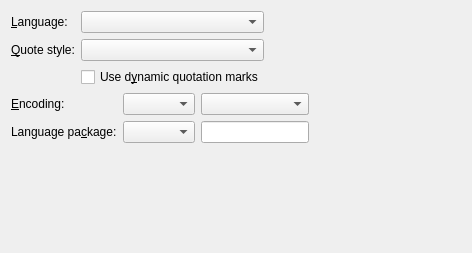
<?xml version="1.0" encoding="UTF-8"?>
<ui version="4.0">
 <class>LanguageUi</class>
 <widget class="QWidget" name="LanguageUi">
  <property name="geometry">
   <rect>
    <x>0</x>
    <y>0</y>
    <width>472</width>
    <height>253</height>
   </rect>
  </property>
  <property name="windowTitle">
   <string/>
  </property>
  <layout class="QGridLayout" name="gridLayout_3">
   <item row="0" column="0">
    <layout class="QGridLayout" name="gridLayout_2">
     <item row="0" column="0">
      <widget class="QLabel" name="languageL">
       <property name="text">
        <string>&amp;Language:</string>
       </property>
       <property name="buddy">
        <cstring>languageCO</cstring>
       </property>
      </widget>
     </item>
     <item row="0" column="1">
      <widget class="QComboBox" name="languageCO">
       <property name="maxVisibleItems">
        <number>20</number>
       </property>
      </widget>
     </item>
     <item row="1" column="0">
      <widget class="QLabel" name="typeL">
       <property name="text">
        <string>&amp;Quote style:</string>
       </property>
       <property name="buddy">
        <cstring>quoteStyleCO</cstring>
       </property>
      </widget>
     </item>
     <item row="1" column="1">
      <widget class="QComboBox" name="quoteStyleCO">
       <property name="toolTip">
        <string>Select the default quotation marks style</string>
       </property>
      </widget>
     </item>
     <item row="2" column="0">
      <layout class="QHBoxLayout" name="horizontalLayout"/>
     </item>
     <item row="2" column="1">
      <widget class="QCheckBox" name="dynamicQuotesCB">
       <property name="toolTip">
        <string>Output quotation marks that automatically adapt to the style selected above. If this is not selected, the quotation marks will stick with the style they have been inserted with.</string>
       </property>
       <property name="text">
        <string>Use d&amp;ynamic quotation marks</string>
       </property>
      </widget>
     </item>
    </layout>
   </item>
   <item row="0" column="1" colspan="2">
    <spacer>
     <property name="orientation">
      <enum>Qt::Horizontal</enum>
     </property>
     <property name="sizeType">
      <enum>QSizePolicy::MinimumExpanding</enum>
     </property>
     <property name="sizeHint" stdset="0">
      <size>
       <width>0</width>
       <height>23</height>
      </size>
     </property>
    </spacer>
   </item>
   <item row="1" column="0" colspan="2">
    <layout class="QGridLayout" name="gridLayout">
     <item row="0" column="0">
      <widget class="QLabel" name="encodingLA">
       <property name="text">
        <string>&amp;Encoding:</string>
       </property>
       <property name="buddy">
        <cstring>encodingCO</cstring>
       </property>
      </widget>
     </item>
     <item row="0" column="1">
      <widget class="QComboBox" name="encodingCO">
       <property name="enabled">
        <bool>true</bool>
       </property>
       <property name="toolTip">
        <string>Select encoding of the generated LaTeX source (LaTeX input encoding).</string>
       </property>
       <property name="duplicatesEnabled">
        <bool>false</bool>
       </property>
      </widget>
     </item>
     <item row="0" column="2">
      <widget class="QComboBox" name="unicodeEncodingCO">
       <property name="visible">
        <bool>true</bool>
       </property>
       <property name="toolTip">
        <string>Select Unicode encoding variant.</string>
       </property>
      </widget>
     </item>
     <item row="0" column="2">
      <widget class="QComboBox" name="autoEncodingCO">
       <property name="enabled">
        <bool>false</bool>
       </property>
       <property name="toolTip">
        <string>Specify whether to load the 'inputenc' package.</string>
       </property>
      </widget>
     </item>
     <item row="0" column="2">
      <widget class="QComboBox" name="customEncodingCO">
       <property name="visible">
        <bool>false</bool>
       </property>
       <property name="toolTip">
        <string>Select custom encoding.</string>
       </property>
      </widget>
     </item>
     <item row="3" column="0">
      <widget class="QLabel" name="languagePackageLA">
       <property name="text">
        <string>Language pa&amp;ckage:</string>
       </property>
       <property name="buddy">
        <cstring>languagePackageCO</cstring>
       </property>
      </widget>
     </item>
     <item row="3" column="1">
      <widget class="QComboBox" name="languagePackageCO">
       <property name="toolTip">
        <string>Select which language package LyX should use</string>
       </property>
      </widget>
     </item>
     <item row="3" column="2">
      <widget class="QLineEdit" name="languagePackageLE">
       <property name="toolTip">
        <string>Enter the command to load the language package (default: \usepackage{babel})</string>
       </property>
      </widget>
     </item>
    </layout>
   </item>
   <item row="1" column="2">
    <spacer name="horizontalSpacer">
     <property name="orientation">
      <enum>Qt::Horizontal</enum>
     </property>
     <property name="sizeHint" stdset="0">
      <size>
       <width>0</width>
       <height>20</height>
      </size>
     </property>
    </spacer>
   </item>
   <item row="2" column="0">
    <spacer>
     <property name="orientation">
      <enum>Qt::Vertical</enum>
     </property>
     <property name="sizeType">
      <enum>QSizePolicy::Expanding</enum>
     </property>
     <property name="sizeHint" stdset="0">
      <size>
       <width>71</width>
       <height>171</height>
      </size>
     </property>
    </spacer>
   </item>
  </layout>
 </widget>
 <tabstops>
  <tabstop>languageCO</tabstop>
  <tabstop>quoteStyleCO</tabstop>
  <tabstop>languagePackageCO</tabstop>
  <tabstop>languagePackageLE</tabstop>
 </tabstops>
 <includes>
  <include location="local">qt_i18n.h</include>
 </includes>
 <resources/>
 <connections/>
</ui>
